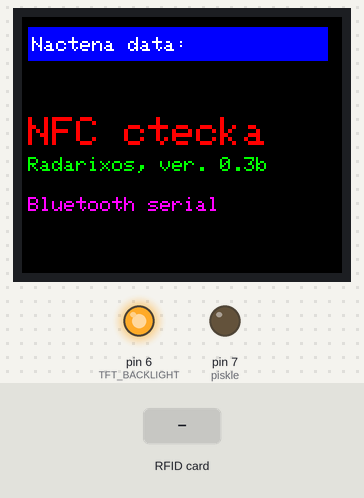
Simulated run of this sketch. Board: Arduino Uno, built with avr-gcc and run on an emulated ATmega328P. Parts: 160×128 colour display, output pins drawn as LEDs (lit = HIGH). Inputs (shaded band) come from the test bench. What the sketch prints to the serial monitor is not drawn.

Above: at 1.5 s.
1.6 s: RFID card 5E 7A 19 C4 held to the reader
At 2.9 s:
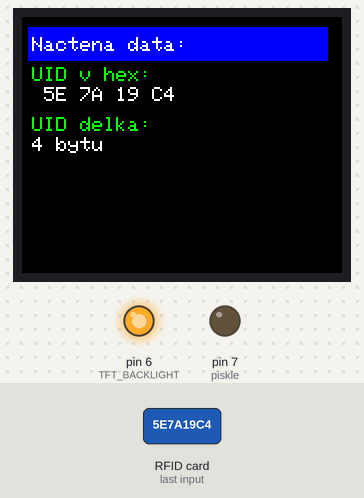
3.2 s: RFID card 5E 7A 19 C4 held to the reader
At 4.2 s:
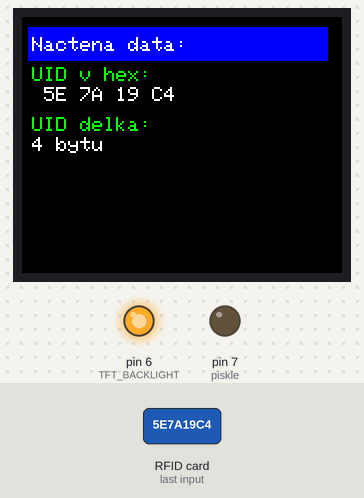
Timing chart, 0 to 6.2 s (numbered marks = the images above; inputs shaded):
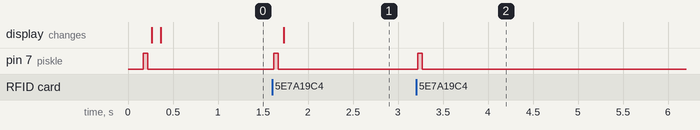

The sketch:

nfc_reader_03b_bluetooth.ino
```cpp
/* NFC reader with color display and bluetooth link (serial echo) to android phone
 * selfedu project for arduino uno/nano, under GNU/GPL
 *
 * version 0.3, ultra rare demo, 03/2019.
 *
 * Used generic devices:
 * Arduino NANO/UNO, TFT display 1.44" (SPI), NFC modul PN532(I2C), Bluetooth modul HC06(UART).
 *
 * Proof of concept:
 * quick and hidden reading UID of all Mifare/NFC devices(TAG),
 * return UIDs to TFT (check if UID is random ar fixed),
 * show lenght of UID, and send scanned UID via bluetooth to terminal on android phone.
 *
 * Used terminal software -tested (available on google play repository):
 * Serial Bluetooth Terminal v.1.22 by Kai-Morich
 *
 * Library and parts of code are from GitHub, Arduino-Shop.cz and Arduino.cc
 *
 */

#include <PN532_I2C.h>
#include <PN532.h>
#include <NfcAdapter.h>
#include <Adafruit_GFX.h>
#include <Adafruit_ST7735.h>
#include <SPI.h>
#include <SoftwareSerial.h>

#define TFT_CS        10  // CS for TFT
#define TFT_RST        9  // Reset for TFT
#define TFT_DC         8  // DC(A0) for TFT
#define TFT_BACKLIGHT  6  // Display backlight pin
#define RX 2              // serial data RX modul HC04/06
#define TX 3              // serial data TX modul HC04/06
const int piskle = 7;     // beep (if UID was readed)

// default HARDWARE SPI pins Uno/Nano:
// MOSI = pin 11
// SCLK = pin 13

Adafruit_ST7735 tft = Adafruit_ST7735(TFT_CS, TFT_DC, TFT_RST);
PN532_I2C pn532i2c(Wire);         // vytvoření instance I2C komunikace pro PN532 adr 0x24
PN532 nfc(pn532i2c);              // vytvoření instance PN532 NFC modulu
SoftwareSerial bluetooth(TX, RX); // default pair PIN 1234

void pipni()    {
  digitalWrite(piskle, HIGH);
  delay(50);
  digitalWrite(piskle, LOW);
  }

void setup() {
  Serial.begin(9600);
  bluetooth.begin(9600);
  nfc.begin();
  pinMode(piskle, OUTPUT);
  pinMode(TFT_BACKLIGHT, OUTPUT);
  //tft.initR(INITR_BLACKTAB);      // Init ST7735S chip, black tab
  tft.initR(INITR_GREENTAB);        // Init ST7735S chip, greentab
  tft.setRotation(3);
  tft.fillScreen(ST77XX_BLACK);
  pipni();
  digitalWrite(TFT_BACKLIGHT, HIGH); // Backlight TFT on

  tft.setCursor(3,50);
  tft.setTextSize(2);
  tft.setTextColor(ST77XX_RED);
  tft.print("NFC ctecka"); bluetooth.println("NFC reader");
  tft.setCursor(3,70);
  tft.setTextSize(1);
  tft.setTextColor(ST77XX_GREEN);
  tft.print("Radarixos, ver. 0.3b");bluetooth.println("Radarixos, ver. 0.3b");
  tft.setCursor(3,90);
  tft.setTextSize(1);
  tft.setTextColor(ST77XX_MAGENTA);
  tft.print("Bluetooth serial"); bluetooth.println("Bluetooth - serial link seems OK!");

  // uložení verze desky pro kontrolu jejího připojení
  uint32_t versiondata = nfc.getFirmwareVersion();
  // kontrola načtené verze NFC modulu
  if (!versiondata) {
    Serial.println("Nebyl nalezen PN53x modul!");
    bluetooth.println("Nebyl nalezen PN53x modul!");
    // zastavení programu
    while (1);
  }
  else {
    // vytištění informací o připojeném modulu
    Serial.print("Nalezen modul PN5"); Serial.println((versiondata >> 24) & 0xFF, HEX);
    bluetooth.print("Nalezen modul PN5"); bluetooth.println((versiondata >> 24) & 0xFF, HEX);
    Serial.print("Firmware verze "); Serial.print((versiondata >> 16) & 0xFF, DEC);
    bluetooth.print("Firmware modulu NFC - verze "); bluetooth.print((versiondata >> 16) & 0xFF, DEC);
    Serial.print('.'); Serial.println((versiondata >> 8) & 0xFF, DEC);
    bluetooth.print('.'); bluetooth.println((versiondata >> 8) & 0xFF, DEC);
  }
  // nastavení maximálního počtu pokusů o čtení NFC tagu,
  // odpovídá cca jedné sekundě
  nfc.setPassiveActivationRetries(0xFF);
  // konfigurace NFC modulu pro čtení tagů
  nfc.SAMConfig();
  // vytištění informace o začátku čtení
  Serial.println("PN532 modul nastaven, prilozte tag...");
}

void printHex(byte *buffer, byte bufferSize)
  {
  for (byte i = 0; i < bufferSize; i++)
    {
    Serial.print(buffer[i] < 0x10 ? " 0" : " ");
    Serial.print(buffer[i], HEX);
    }
  }

void loop() {

    //modry podklad a text "Nactena data:"
    tft.fillRect(3,5,150,17,ST77XX_BLUE);
    tft.setTextColor(ST77XX_WHITE);
    tft.setCursor(5,10);
    tft.setTextSize(1);
    tft.print("Nactena data:");

  // vytvoření proměnných, do kterých se budou ukládat výsledky čtení
  boolean uspech;                          // úspěšné čtení
  uint8_t uid[] = { 0, 0, 0, 0, 0, 0, 0 }; // unikátní ID tagu
  uint8_t uidLength;                       // délka ID tagu

  // zahájení čtení tagů v okolí, výsledek čtení se uloží do nastavených proměnných
  uspech = nfc.readPassiveTargetID(PN532_MIFARE_ISO14443A, &uid[0], &uidLength);

  // pokud je čtení úspěšné, vypíšeme získané informace
  if (uspech) {
    Serial.println("Nalezen NFC tag!"); bluetooth.println("Nacten NFC: ");
    pipni();
    tft.fillScreen(ST77XX_BLACK);
    tft.setTextSize(1);

    Serial.print("UID delka: ");
    Serial.print(uidLength, DEC);
    Serial.println(" bytu");
    tft.setCursor(5,50);
    tft.setTextColor(ST77XX_GREEN);
    tft.print("UID delka: ");
    tft.setTextColor(ST77XX_WHITE);
    tft.setCursor(5,60);
    tft.print(uidLength, DEC);
    tft.print(" bytu");

    Serial.print("UID hodnoty: ");
    tft.setTextColor(ST77XX_GREEN);
    tft.setCursor(5,25);
    tft.setTextSize(1);
    tft.print("UID v hex: "); bluetooth.println("UID v hex:");
    tft.setCursor(5,35);

    for (uint8_t i = 0; i < uidLength; i++) {
      Serial.print(" 0x"); Serial.print(uid[i], HEX);
      tft.setTextColor(ST77XX_WHITE);
      tft.print(uid[i] < 0x10 ? " 0" : " ");       //zapis s mezerama mezi bytama
      tft.print(uid[i], HEX);                      //zapis s mezerama mezi bytama
      bluetooth.print(uid[i] < 0x10 ? " 0" : " ");       //zapis s mezerama mezi bytama
      bluetooth.print(uid[i], HEX);                      //zapis s mezerama mezi bytama
     }
    Serial.println(""); bluetooth.println("");
  }
  else {
    // vytištění informace o vypršení času čtení
    Serial.println("Behem cteni nebyl prilozen zadny tag.");
  }
}
```

Measured:
- after the input at 1.6 s, pin 7 (piskle): LOW → HIGH at once, → LOW 0.05 s later; the display: changes after 0.13 s (image 1)
- after the input at 3.2 s, pin 7 (piskle): LOW → HIGH at once, → LOW 0.05 s later
